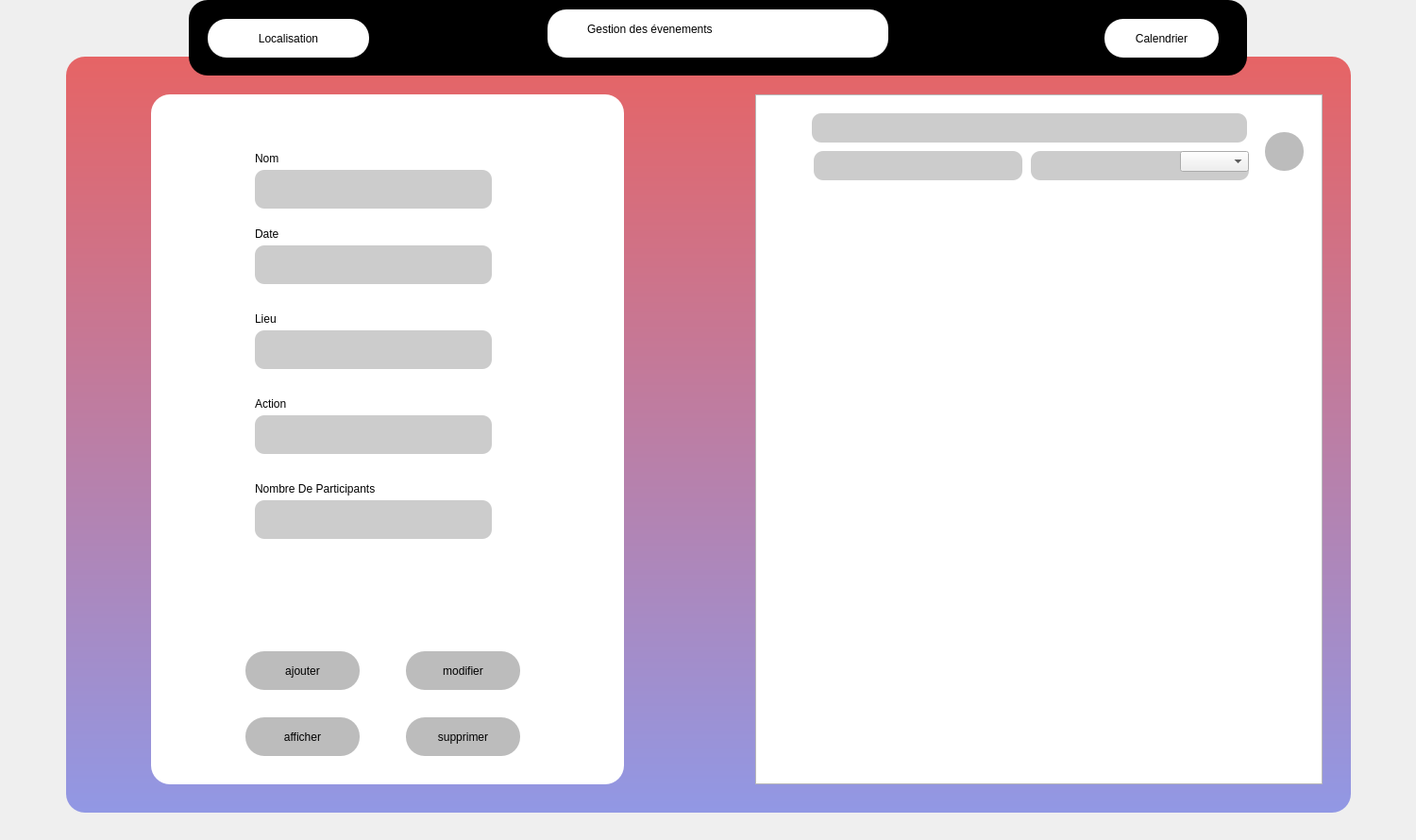
<?xml version="1.0" encoding="UTF-8"?>
<ui version="4.0">
 <class>event</class>
 <widget class="QDialog" name="event">
  <property name="geometry">
   <rect>
    <x>0</x>
    <y>0</y>
    <width>1500</width>
    <height>890</height>
   </rect>
  </property>
  <property name="windowTitle">
   <string>Dialog</string>
  </property>
  <property name="styleSheet">
   <string notr="true">QLineEdit{
border-radius:10px;
}

QPushButton{
    
	background-color: rgb(188, 188, 188);
	border-radius:20px;
	
	font: 9pt &quot;MS Reference Sans Serif&quot;;

}

#widget{
background-color: QLinearGradient(x1: 0,y1: 0,x2: 0,y2: 1,stop: 0 #e66465, stop:1 #9198e5);
	border-radius:20px;
}
#widget_2{
	
	border-radius:20px;
	background-color: rgb(255, 255, 255);
}

QLineEdit{
	
	 
	background-color: rgb(204, 204, 204);
   
}

QLabel{
	
	font: 11pt &quot;MV Boli&quot;;
}
#widget_3
{
border-radius:20px;
}</string>
  </property>
  <widget class="QWidget" name="widget" native="true">
   <property name="geometry">
    <rect>
     <x>70</x>
     <y>60</y>
     <width>1361</width>
     <height>801</height>
    </rect>
   </property>
   <widget class="QTableView" name="tableView">
    <property name="geometry">
     <rect>
      <x>730</x>
      <y>40</y>
      <width>601</width>
      <height>731</height>
     </rect>
    </property>
   </widget>
   <widget class="QWidget" name="widget_2" native="true">
    <property name="geometry">
     <rect>
      <x>90</x>
      <y>40</y>
      <width>501</width>
      <height>731</height>
     </rect>
    </property>
    <widget class="QLineEdit" name="lineEdit">
     <property name="geometry">
      <rect>
       <x>110</x>
       <y>80</y>
       <width>251</width>
       <height>41</height>
      </rect>
     </property>
    </widget>
    <widget class="QLineEdit" name="lineEdit_2">
     <property name="geometry">
      <rect>
       <x>110</x>
       <y>160</y>
       <width>251</width>
       <height>41</height>
      </rect>
     </property>
    </widget>
    <widget class="QLineEdit" name="lineEdit_3">
     <property name="geometry">
      <rect>
       <x>110</x>
       <y>250</y>
       <width>251</width>
       <height>41</height>
      </rect>
     </property>
    </widget>
    <widget class="QLineEdit" name="lineEdit_4">
     <property name="geometry">
      <rect>
       <x>110</x>
       <y>340</y>
       <width>251</width>
       <height>41</height>
      </rect>
     </property>
    </widget>
    <widget class="QLineEdit" name="lineEdit_5">
     <property name="geometry">
      <rect>
       <x>110</x>
       <y>430</y>
       <width>251</width>
       <height>41</height>
      </rect>
     </property>
    </widget>
    <widget class="QPushButton" name="pushButton_2">
     <property name="geometry">
      <rect>
       <x>270</x>
       <y>590</y>
       <width>121</width>
       <height>41</height>
      </rect>
     </property>
     <property name="text">
      <string>modifier</string>
     </property>
    </widget>
    <widget class="QLabel" name="label">
     <property name="geometry">
      <rect>
       <x>110</x>
       <y>60</y>
       <width>56</width>
       <height>16</height>
      </rect>
     </property>
     <property name="text">
      <string>Nom</string>
     </property>
    </widget>
    <widget class="QLabel" name="label_2">
     <property name="geometry">
      <rect>
       <x>110</x>
       <y>140</y>
       <width>71</width>
       <height>16</height>
      </rect>
     </property>
     <property name="text">
      <string>Date</string>
     </property>
    </widget>
    <widget class="QLabel" name="label_3">
     <property name="geometry">
      <rect>
       <x>110</x>
       <y>230</y>
       <width>121</width>
       <height>16</height>
      </rect>
     </property>
     <property name="text">
      <string>Lieu</string>
     </property>
    </widget>
    <widget class="QLabel" name="label_4">
     <property name="geometry">
      <rect>
       <x>110</x>
       <y>320</y>
       <width>56</width>
       <height>16</height>
      </rect>
     </property>
     <property name="text">
      <string>Action</string>
     </property>
    </widget>
    <widget class="QLabel" name="label_5">
     <property name="geometry">
      <rect>
       <x>110</x>
       <y>410</y>
       <width>211</width>
       <height>16</height>
      </rect>
     </property>
     <property name="text">
      <string>Nombre De Participants</string>
     </property>
    </widget>
    <widget class="QLabel" name="label_6">
     <property name="geometry">
      <rect>
       <x>120</x>
       <y>480</y>
       <width>71</width>
       <height>21</height>
      </rect>
     </property>
     <property name="text">
      <string/>
     </property>
    </widget>
    <widget class="QPushButton" name="pushButton_3">
     <property name="geometry">
      <rect>
       <x>270</x>
       <y>660</y>
       <width>121</width>
       <height>41</height>
      </rect>
     </property>
     <property name="text">
      <string>supprimer</string>
     </property>
    </widget>
    <widget class="QPushButton" name="pushButton_4">
     <property name="geometry">
      <rect>
       <x>100</x>
       <y>590</y>
       <width>121</width>
       <height>41</height>
      </rect>
     </property>
     <property name="text">
      <string>ajouter</string>
     </property>
    </widget>
    <widget class="QPushButton" name="pushButton_5">
     <property name="geometry">
      <rect>
       <x>100</x>
       <y>660</y>
       <width>121</width>
       <height>41</height>
      </rect>
     </property>
     <property name="text">
      <string>afficher</string>
     </property>
    </widget>
   </widget>
   <widget class="QLineEdit" name="lineEdit_7">
    <property name="geometry">
     <rect>
      <x>790</x>
      <y>60</y>
      <width>461</width>
      <height>31</height>
     </rect>
    </property>
   </widget>
   <widget class="QLineEdit" name="lineEdit_8">
    <property name="geometry">
     <rect>
      <x>1022</x>
      <y>100</y>
      <width>231</width>
      <height>31</height>
     </rect>
    </property>
   </widget>
   <widget class="QLineEdit" name="lineEdit_9">
    <property name="geometry">
     <rect>
      <x>792</x>
      <y>100</y>
      <width>221</width>
      <height>31</height>
     </rect>
    </property>
   </widget>
   <widget class="QComboBox" name="comboBox">
    <property name="geometry">
     <rect>
      <x>1180</x>
      <y>100</y>
      <width>73</width>
      <height>22</height>
     </rect>
    </property>
   </widget>
   <widget class="QPushButton" name="pushButton">
    <property name="geometry">
     <rect>
      <x>1270</x>
      <y>80</y>
      <width>41</width>
      <height>41</height>
     </rect>
    </property>
    <property name="text">
     <string/>
    </property>
    <property name="icon">
     <iconset resource="style.qrc">
      <normaloff>:/new/prefix1/rech.png</normaloff>:/new/prefix1/rech.png</iconset>
    </property>
    <property name="iconSize">
     <size>
      <width>50</width>
      <height>50</height>
     </size>
    </property>
   </widget>
  </widget>
  <widget class="QWidget" name="widget_3" native="true">
   <property name="geometry">
    <rect>
     <x>200</x>
     <y>0</y>
     <width>1121</width>
     <height>80</height>
    </rect>
   </property>
   <property name="styleSheet">
    <string notr="true">background-color:rgb(0, 0, 0)
</string>
   </property>
   <widget class="QPushButton" name="pushButton_6">
    <property name="geometry">
     <rect>
      <x>20</x>
      <y>20</y>
      <width>171</width>
      <height>41</height>
     </rect>
    </property>
    <property name="styleSheet">
     <string notr="true">background-color: rgb(255, 255, 255);</string>
    </property>
    <property name="text">
     <string>Localisation</string>
    </property>
   </widget>
   <widget class="QPushButton" name="pushButton_7">
    <property name="geometry">
     <rect>
      <x>970</x>
      <y>20</y>
      <width>121</width>
      <height>41</height>
     </rect>
    </property>
    <property name="styleSheet">
     <string notr="true">background-color: rgb(255, 255, 255);</string>
    </property>
    <property name="text">
     <string>Calendrier</string>
    </property>
   </widget>
   <widget class="QPushButton" name="pushButton_8">
    <property name="geometry">
     <rect>
      <x>380</x>
      <y>10</y>
      <width>361</width>
      <height>51</height>
     </rect>
    </property>
    <property name="styleSheet">
     <string notr="true">background-color: rgb(255, 255, 255);</string>
    </property>
    <property name="text">
     <string/>
    </property>
   </widget>
   <widget class="QLineEdit" name="lineEdit_10">
    <property name="geometry">
     <rect>
      <x>420</x>
      <y>20</y>
      <width>261</width>
      <height>22</height>
     </rect>
    </property>
    <property name="styleSheet">
     <string notr="true">background-color: rgb(255, 255, 255);

color: rgb(0, 0, 0);

font: 14pt &quot;MV Boli&quot;;</string>
    </property>
    <property name="text">
     <string>Gestion des évenements</string>
    </property>
   </widget>
  </widget>
 </widget>
 <resources>
  <include location="style.qrc"/>
 </resources>
 <connections/>
</ui>
